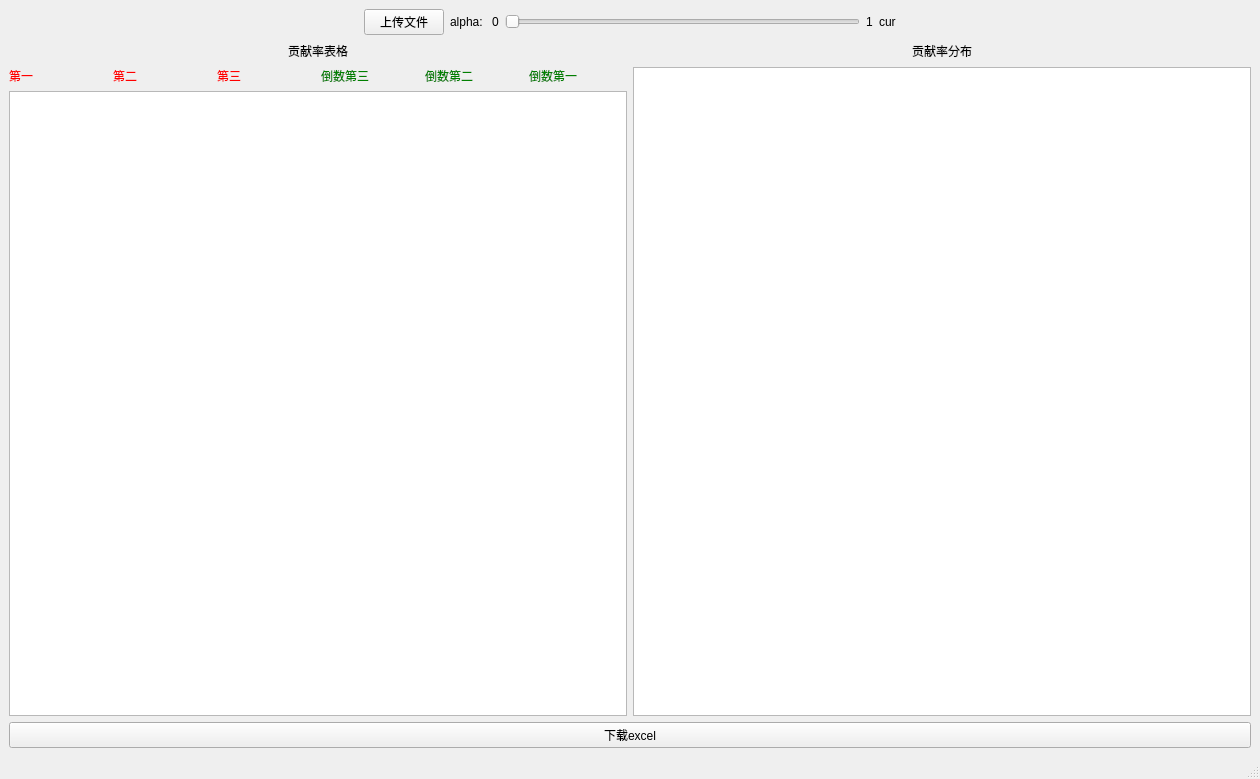
<?xml version="1.0" encoding="UTF-8"?>
<ui version="4.0">
 <class>MainWindow</class>
 <widget class="QMainWindow" name="MainWindow">
  <property name="geometry">
   <rect>
    <x>0</x>
    <y>0</y>
    <width>1260</width>
    <height>779</height>
   </rect>
  </property>
  <property name="windowTitle">
   <string>MainWindow</string>
  </property>
  <property name="layoutDirection">
   <enum>Qt::LeftToRight</enum>
  </property>
  <property name="styleSheet">
   <string notr="true"/>
  </property>
  <widget class="QWidget" name="centralwidget">
   <layout class="QVBoxLayout" name="verticalLayout_3">
    <item>
     <layout class="QHBoxLayout" name="horizontalLayout">
      <item>
       <spacer name="horizontalSpacer_6">
        <property name="orientation">
         <enum>Qt::Horizontal</enum>
        </property>
        <property name="sizeHint" stdset="0">
         <size>
          <width>40</width>
          <height>20</height>
         </size>
        </property>
       </spacer>
      </item>
      <item>
       <widget class="QPushButton" name="upload_table_button">
        <property name="text">
         <string>上传文件</string>
        </property>
       </widget>
      </item>
      <item>
       <widget class="QLabel" name="label_3">
        <property name="text">
         <string>alpha: </string>
        </property>
       </widget>
      </item>
      <item>
       <widget class="QLabel" name="label">
        <property name="text">
         <string>0</string>
        </property>
       </widget>
      </item>
      <item>
       <widget class="QSlider" name="alpha_slider">
        <property name="maximum">
         <number>100</number>
        </property>
        <property name="orientation">
         <enum>Qt::Horizontal</enum>
        </property>
       </widget>
      </item>
      <item>
       <widget class="QLabel" name="label_2">
        <property name="text">
         <string>1</string>
        </property>
       </widget>
      </item>
      <item>
       <widget class="QLabel" name="alpha_value">
        <property name="text">
         <string>cur</string>
        </property>
       </widget>
      </item>
      <item>
       <spacer name="horizontalSpacer_5">
        <property name="orientation">
         <enum>Qt::Horizontal</enum>
        </property>
        <property name="sizeHint" stdset="0">
         <size>
          <width>40</width>
          <height>20</height>
         </size>
        </property>
       </spacer>
      </item>
     </layout>
    </item>
    <item>
     <layout class="QHBoxLayout" name="horizontalLayout_15">
      <item>
       <layout class="QVBoxLayout" name="verticalLayout">
        <item>
         <layout class="QHBoxLayout" name="horizontalLayout_3">
          <item>
           <spacer name="horizontalSpacer">
            <property name="orientation">
             <enum>Qt::Horizontal</enum>
            </property>
            <property name="sizeHint" stdset="0">
             <size>
              <width>40</width>
              <height>20</height>
             </size>
            </property>
           </spacer>
          </item>
          <item>
           <widget class="QLabel" name="label_4">
            <property name="text">
             <string>贡献率表格</string>
            </property>
           </widget>
          </item>
          <item>
           <spacer name="horizontalSpacer_2">
            <property name="orientation">
             <enum>Qt::Horizontal</enum>
            </property>
            <property name="sizeHint" stdset="0">
             <size>
              <width>40</width>
              <height>20</height>
             </size>
            </property>
           </spacer>
          </item>
         </layout>
        </item>
        <item>
         <layout class="QHBoxLayout" name="horizontalLayout_13">
          <item>
           <widget class="QLabel" name="rank_1">
            <property name="styleSheet">
             <string notr="true">color: red</string>
            </property>
            <property name="text">
             <string>第一</string>
            </property>
           </widget>
          </item>
          <item>
           <widget class="QLabel" name="rank_2">
            <property name="styleSheet">
             <string notr="true">color: red</string>
            </property>
            <property name="text">
             <string>第二</string>
            </property>
           </widget>
          </item>
          <item>
           <widget class="QLabel" name="rank_3">
            <property name="styleSheet">
             <string notr="true">color: red</string>
            </property>
            <property name="text">
             <string>第三</string>
            </property>
           </widget>
          </item>
          <item>
           <widget class="QLabel" name="rank_neg_3">
            <property name="styleSheet">
             <string notr="true">color: green</string>
            </property>
            <property name="text">
             <string>倒数第三</string>
            </property>
           </widget>
          </item>
          <item>
           <widget class="QLabel" name="rank_neg_2">
            <property name="styleSheet">
             <string notr="true">color: green</string>
            </property>
            <property name="text">
             <string>倒数第二</string>
            </property>
           </widget>
          </item>
          <item>
           <widget class="QLabel" name="rank_neg_1">
            <property name="styleSheet">
             <string notr="true">color: green</string>
            </property>
            <property name="text">
             <string>倒数第一</string>
            </property>
           </widget>
          </item>
         </layout>
        </item>
        <item>
         <layout class="QHBoxLayout" name="horizontalLayout_14"/>
        </item>
        <item>
         <widget class="QTableWidget" name="table_value"/>
        </item>
       </layout>
      </item>
      <item>
       <layout class="QVBoxLayout" name="verticalLayout_2">
        <item>
         <layout class="QHBoxLayout" name="horizontalLayout_11">
          <item>
           <spacer name="horizontalSpacer_3">
            <property name="orientation">
             <enum>Qt::Horizontal</enum>
            </property>
            <property name="sizeHint" stdset="0">
             <size>
              <width>40</width>
              <height>20</height>
             </size>
            </property>
           </spacer>
          </item>
          <item>
           <widget class="QLabel" name="label_6">
            <property name="text">
             <string>贡献率分布</string>
            </property>
           </widget>
          </item>
          <item>
           <spacer name="horizontalSpacer_4">
            <property name="orientation">
             <enum>Qt::Horizontal</enum>
            </property>
            <property name="sizeHint" stdset="0">
             <size>
              <width>40</width>
              <height>20</height>
             </size>
            </property>
           </spacer>
          </item>
         </layout>
        </item>
        <item>
         <widget class="QGraphicsView" name="graph_value"/>
        </item>
       </layout>
      </item>
     </layout>
    </item>
    <item>
     <layout class="QHBoxLayout" name="horizontalLayout_9">
      <item>
       <widget class="QPushButton" name="download_table_button">
        <property name="text">
         <string>下载excel</string>
        </property>
       </widget>
      </item>
     </layout>
    </item>
   </layout>
  </widget>
  <widget class="QStatusBar" name="statusbar"/>
 </widget>
 <tabstops>
  <tabstop>alpha_slider</tabstop>
  <tabstop>graph_value</tabstop>
  <tabstop>table_value</tabstop>
  <tabstop>upload_table_button</tabstop>
  <tabstop>download_table_button</tabstop>
 </tabstops>
 <resources/>
 <connections/>
</ui>
